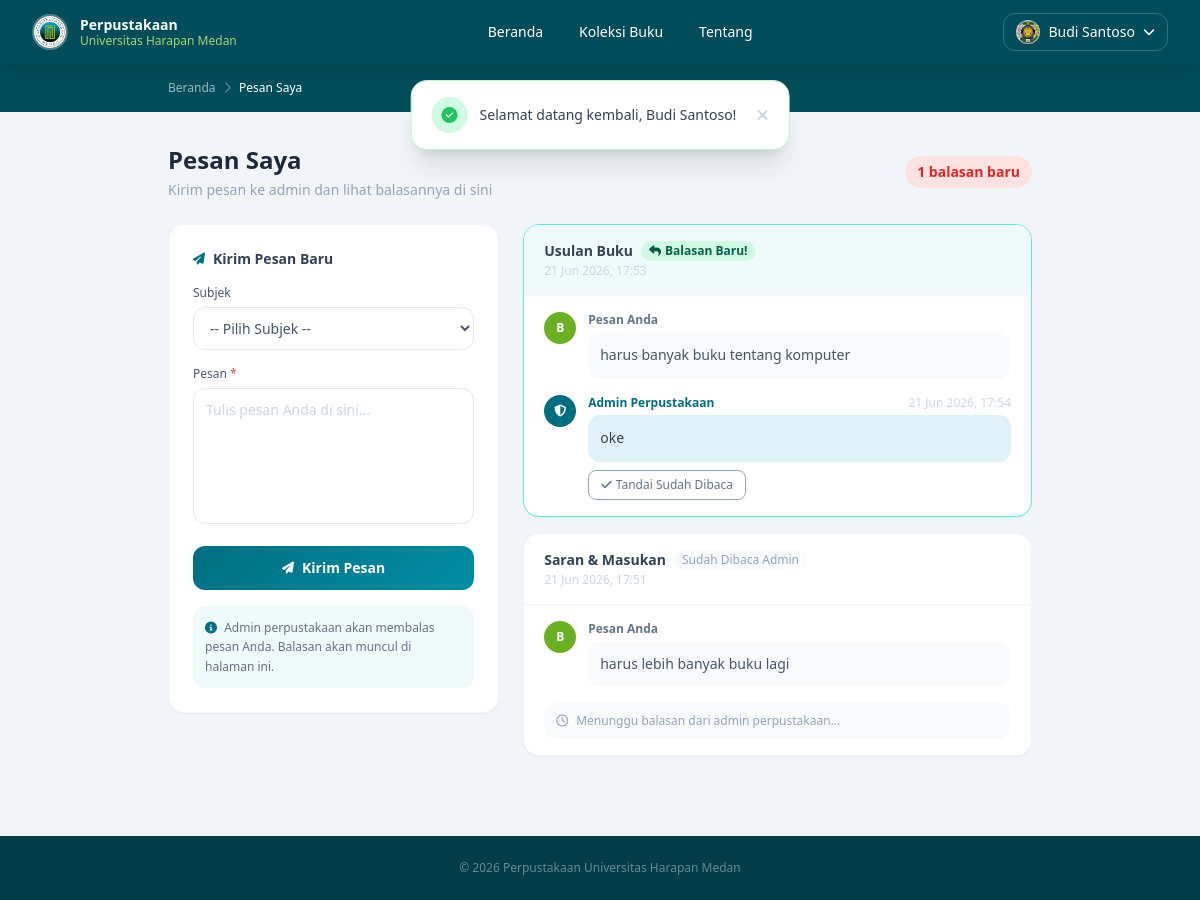
The app's page /perpustakaan/mahasiswa/pesan.php (signed in) with its own data.
### tables this page shows
CREATE TABLE `users` (
  `id` int(11) NOT NULL,
  `nama` varchar(100) NOT NULL,
  `email` varchar(100) NOT NULL,
  `password` varchar(255) NOT NULL,
  `nim` varchar(20) DEFAULT NULL,
  `foto` varchar(255) DEFAULT NULL,
  `role` enum('admin','mahasiswa') NOT NULL DEFAULT 'mahasiswa',
  `created_at` timestamp NOT NULL DEFAULT current_timestamp()
);

CREATE TABLE `pesan_kontak` (
  `id` int(11) NOT NULL,
  `user_id` int(11) DEFAULT NULL,
  `nama` varchar(100) NOT NULL,
  `email` varchar(100) NOT NULL,
  `subjek` varchar(200) DEFAULT NULL,
  `pesan` text NOT NULL,
  `status` enum('belum_dibaca','sudah_dibaca','dibalas') DEFAULT 'belum_dibaca',
  `balasan` text DEFAULT NULL,
  `sudah_dibaca_mahasiswa` tinyint(1) DEFAULT 0,
  `waktu_balas` timestamp NULL DEFAULT NULL,
  `created_at` timestamp NOT NULL DEFAULT current_timestamp()
);

### perpustakaan/mahasiswa/pesan.php (the view, shortened to what this page needs)
<?php
require_once __DIR__ . '/../config/db.php';
$notif = $_SESSION['pesan']      ?? '';
$pesanku = $pdo->prepare("SELECT * FROM pesan_kontak
                           WHERE user_id=? ORDER BY created_at DESC");
$pesanku->execute([$_SESSION['user_id']]);
$daftar_pesan = $pesanku->fetchAll();
$belum_baca = $pdo->prepare("SELECT COUNT(*) FROM pesan_kontak
                              WHERE user_id=? AND status='dibalas' AND sudah_dibaca_mahasiswa=0");
$belum_baca->execute([$_SESSION['user_id']]);
$jml_belum_baca = (int)$belum_baca->fetchColumn();
$user_data    = $pdo->prepare("SELECT * FROM users WHERE id=?");
$user_data->execute([$_SESSION['user_id']]);
$user_data    = $user_data->fetch();
$foto_nav     = $user_data['foto'] ?? null;
$ada_foto_nav = $foto_nav && file_exists(__DIR__.'/../admin/uploads/foto_profil/'.$foto_nav);
?>
<!DOCTYPE html>
<html lang="id">
<head>
    <script src="https://cdn.tailwindcss.com"></script>
    <link rel="stylesheet" href="https://cdnjs.cloudflare.com/ajax/libs/font-awesome/6.5.0/css/all.min.css">
</head>
<body class="bg-slate-100 font-sans min-h-screen">
<?php if ($notif): ?>
<div id="pp" class="popup-notif slide-down">
    <div class="flex items-center gap-3 bg-white border border-green-200 shadow-xl rounded-2xl px-5 py-4">
        <div class="w-9 h-9 rounded-full flex items-center justify-center" style="background:#d1fae5">
            <i class="fa-solid fa-circle-check text-green-500"></i>
        </div>
        <p class="text-slate-700 text-sm font-medium flex-1"><?= htmlspecialchars($notif) ?></p>
        <button onclick="document.getElementById('pp').remove()" class="text-slate-300 hover:text-slate-500 ml-2">
            <i class="fa-solid fa-xmark"></i></button>
    </div>
</div>
<?php endif; ?>
<nav class="navbar-blur fixed top-0 left-0 right-0 z-50 shadow-lg">
    <div class="max-w-7xl mx-auto px-4 lg:px-8">
        <div class="flex items-center justify-between h-16">
            <a href="../beranda.php" class="flex items-center gap-3">
                <img src="../assets/logo.jpg" alt="Logo"
                     class="w-9 h-9 rounded-full object-cover border-2 border-white border-opacity-30">
                <div class="hidden sm:block">
                    <p class="text-white font-bold text-sm leading-tight">Perpustakaan</p>
                    <p class="text-xs leading-tight" style="color:#a8d870">Universitas Harapan Medan</p>
                </div>
            </a>
            <div class="hidden md:flex items-center gap-1">
                <a href="../beranda.php" class="text-white text-sm px-4 py-2 rounded-lg hover:bg-white hover:bg-opacity-10 transition">Beranda</a>
                <a href="../koleksi.php" class="text-white text-sm px-4 py-2 rounded-lg hover:bg-white hover:bg-opacity-10 transition">Koleksi Buku</a>
                <a href="../tentang.php" class="text-white text-sm px-4 py-2 rounded-lg hover:bg-white hover:bg-opacity-10 transition">Tentang</a>
            </div>
            <div class="flex items-center gap-2">
                <div class="relative" id="umw">
                    <button onclick="document.getElementById('umd').classList.toggle('hidden')"
                            class="flex items-center gap-2 px-3 py-1.5 rounded-xl border border-white
                                   border-opacity-20 text-white hover:bg-white hover:bg-opacity-10 transition text-sm">
                        <?php if ($ada_foto_nav): ?>
                            <img src="../admin/uploads/foto_profil/<?= $foto_nav ?>"
                                 class="w-6 h-6 rounded-full object-cover">
                        <?php endif; ?>
                        <span class="hidden sm:inline max-w-28 truncate"><?= htmlspecialchars($_SESSION['nama']) ?></span>
                        <i class="fa-solid fa-chevron-down text-xs"></i>
                    </button>
                </div>
            </div>
        </div>
    </div>
</nav>
<div class="pt-16" style="background:#004d5a">
    <div class="max-w-4xl mx-auto px-4 py-4">
        <nav class="flex items-center gap-2 text-xs" style="color:rgba(255,255,255,0.6)">
            <a href="../beranda.php" class="hover:text-white transition">Beranda</a>
            <i class="fa-solid fa-chevron-right text-xs" style="color:rgba(255,255,255,0.3)"></i>
            <span class="text-white">Pesan Saya</span>
        </nav>
    </div>
</div>
<div class="max-w-4xl mx-auto px-4 py-8">
    <div class="flex items-center justify-between mb-6">
        <div>
            <h1 class="text-2xl font-bold text-slate-800">Pesan Saya</h1>
            <p class="text-slate-400 text-sm mt-1">
                Kirim pesan ke admin dan lihat balasannya di sini
            </p>
        </div>
        <?php if ($jml_belum_baca > 0): ?>
        <span class="bg-red-100 text-red-600 text-sm font-semibold px-3 py-1.5 rounded-full">
            <?= $jml_belum_baca ?> balasan baru
        </span>
        <?php endif; ?>
    </div>
    <div class="grid md:grid-cols-5 gap-6">
        <div class="md:col-span-2">
            <div class="bg-white rounded-2xl shadow-sm border border-slate-100 p-6 sticky top-24">
                <h3 class="font-bold text-slate-700 text-sm mb-4 flex items-center gap-2">
                    <i class="fa-solid fa-paper-plane text-xs" style="color:#006e82"></i>
                    Kirim Pesan Baru
                </h3>
                <form method="POST" class="space-y-4">
                    <div>
                        <label class="block text-xs font-medium text-slate-600 mb-1.5">Subjek</label>
                        <select name="subjek"
                                class="w-full border border-slate-200 rounded-xl px-3 py-2.5 text-sm
                                       focus:outline-none focus:ring-2 focus:ring-teal-500 bg-white text-slate-600">
                            <option value="">-- Pilih Subjek --</option>
                        </select>
                    </div>
                    <div>
                        <label class="block text-xs font-medium text-slate-600 mb-1.5">
                            Pesan <span class="text-red-500">*</span>
                        </label>
                        <textarea name="pesan" rows="5" required
                                  placeholder="Tulis pesan Anda di sini..."
                                  class="w-full border border-slate-200 rounded-xl px-3 py-2.5 text-sm
                                         focus:outline-none focus:ring-2 focus:ring-teal-500 resize-none
                                         text-slate-600 placeholder-slate-300 leading-relaxed"></textarea>
                    </div>
                    <button type="submit"
                            class="w-full py-3 rounded-xl text-white font-semibold text-sm transition
                                   hover:shadow-lg hover:-translate-y-0.5 flex items-center justify-center gap-2"
                            style="background:linear-gradient(135deg,#006e82,#008fa3)">
                        <i class="fa-solid fa-paper-plane text-xs"></i>
                        Kirim Pesan
                    </button>
                </form>
                <div class="mt-4 p-3 rounded-xl text-xs text-slate-500 leading-relaxed"
                     style="background:#f0fafa">
                    <i class="fa-solid fa-circle-info mr-1" style="color:#006e82"></i>
                    Admin perpustakaan akan membalas pesan Anda. Balasan akan muncul di halaman ini.
                </div>
            </div>
        </div>
        <div class="md:col-span-3 space-y-4">
            <?php if (empty($daftar_pesan)): ?>
            <div class="bg-white rounded-2xl border border-slate-100 py-16 text-center shadow-sm">
                <i class="fa-solid fa-envelope text-slate-300 text-4xl mb-4 block"></i>
                <p class="text-slate-500 font-medium">Belum ada pesan</p>
                <p class="text-slate-400 text-sm mt-1">Kirim pesan pertama Anda ke admin</p>
            </div>
            <?php else: ?>
            <?php foreach ($daftar_pesan as $p):
                $ada_balasan_baru = $p['status']==='dibalas' && !$p['sudah_dibaca_mahasiswa'];
            ?>
            <div class="bg-white rounded-2xl shadow-sm border overflow-hidden
                        <?= $ada_balasan_baru ? 'border-teal-300' : 'border-slate-100' ?>">
                <div class="px-5 py-4 border-b border-slate-100 flex items-center justify-between"
                     style="<?= $ada_balasan_baru ? 'background:#f0fafa' : '' ?>">
                    <div>
                        <div class="flex items-center gap-2">
                            <p class="font-semibold text-slate-700 text-sm">
                                <?= htmlspecialchars($p['subjek'] ?: 'Tidak ada subjek') ?>
                            </p>
                            <?php if ($ada_balasan_baru): ?>
                            <span class="text-xs px-2 py-0.5 rounded-full font-bold"
                                  style="background:#d1fae5;color:#065f46">
                                <i class="fa-solid fa-reply mr-1 text-xs"></i>Balasan Baru!
                            </span>
                            <?php else: ?>
                            <span class="text-xs px-2 py-0.5 rounded-full"
                                  style="background:#f8fafc;color:#94a3b8">
                                Sudah Dibaca Admin
                            </span>
                            <?php endif; ?>
                        </div>
                        <p class="text-slate-300 text-xs mt-0.5">
                            <?= date('d M Y, H:i', strtotime($p['created_at'])) ?>
                        </p>
                    </div>
                </div>
                <div class="px-5 py-4">
                    <div class="flex gap-3">
                        <div class="w-8 h-8 rounded-full flex items-center justify-center flex-shrink-0 text-white text-xs font-bold"
                             style="background:#6ab023">
                            <?= strtoupper(substr($_SESSION['nama'],0,1)) ?>
                        </div>
                        <div class="flex-1">
                            <p class="text-xs font-semibold text-slate-500 mb-1">Pesan Anda</p>
                            <div class="bg-slate-50 rounded-xl p-3 text-sm text-slate-600 leading-relaxed">
                                <?= nl2br(htmlspecialchars($p['pesan'])) ?>
                            </div>
                        </div>
                    </div>
                </div>
                <?php if ($p['balasan']): ?>
                <div class="px-5 pb-4">
                    <div class="flex gap-3">
                        <div class="w-8 h-8 rounded-full flex items-center justify-center flex-shrink-0"
                             style="background:#006e82">
                            <i class="fa-solid fa-shield-halved text-white text-xs"></i>
                        </div>
                        <div class="flex-1">
                            <div class="flex items-center justify-between mb-1">
                                <p class="text-xs font-semibold" style="color:#006e82">Admin Perpustakaan</p>
                                <p class="text-xs text-slate-300">
                                    <?= date('d M Y, H:i', strtotime($p['waktu_balas'])) ?>
                                </p>
                            </div>
                            <div class="rounded-xl p-3 text-sm leading-relaxed"
                                 style="background:#e0f2f8;color:#334155">
                                <?= nl2br(htmlspecialchars($p['balasan'])) ?>
                            </div>
                            <?php if ($ada_balasan_baru): ?>
                            <form method="POST" class="mt-2">
                                <button type="submit"
                                        class="text-xs px-3 py-1.5 rounded-lg border transition
                                               text-slate-500 hover:bg-slate-50"
                                        style="border-color:#94a3b8">
                                    <i class="fa-solid fa-check mr-1"></i>Tandai Sudah Dibaca
                                </button>
                            </form>
                            <?php endif; ?>
                        </div>
                    </div>
                </div>
                <?php else: ?>
                <div class="px-5 pb-4">
                    <div class="flex items-center gap-2 text-xs text-slate-400 bg-slate-50 rounded-xl px-3 py-2.5">
                        <i class="fa-regular fa-clock"></i>
                        Menunggu balasan dari admin perpustakaan...
                    </div>
                </div>
                <?php endif; ?>
            </div>
            <?php endforeach; ?>
            <?php endif; ?>
        </div>
    </div>
</div>
<footer style="background:#003d49" class="mt-12">
    <div class="max-w-7xl mx-auto px-4 py-6 text-center">
        <p class="text-xs" style="color:rgba(255,255,255,0.4)">
            &copy; <?= date('Y') ?> Perpustakaan Universitas Harapan Medan
        </p>
    </div>
</footer>
</body>
</html>

### perpustakaan/mahasiswa/pesan.php (style rules this page uses)
.navbar-blur { background:rgba(0,77,90,0.97);backdrop-filter:blur(12px) }
.popup-notif { position:fixed;top:80px;left:50%;transform:translateX(-50%);z-index:999;min-width:320px }
.slide-down { animation:slideDown .4s ease both }

### records on screen
users: foto (picture)
pesan_kontak: subjek "Usulan Buku", status "dibalas" (drawn), created_at "21 Jun 2026, 17:53", pesan "harus banyak buku tentang komputer", waktu_balas "21 Jun 2026, 17:54", balasan "oke"
pesan_kontak: subjek "Saran & Masukan", status "Sudah Dibaca Admin", created_at "21 Jun 2026, 17:51", pesan "harus lebih banyak buku lagi", shows "Menunggu balasan dari admin perpustakaan..."

### other values on screen
$notif "Selamat datang kembali, Budi Santoso!"
$_SESSION['nama'] "Budi Santoso"
$jml_belum_baca "1"
